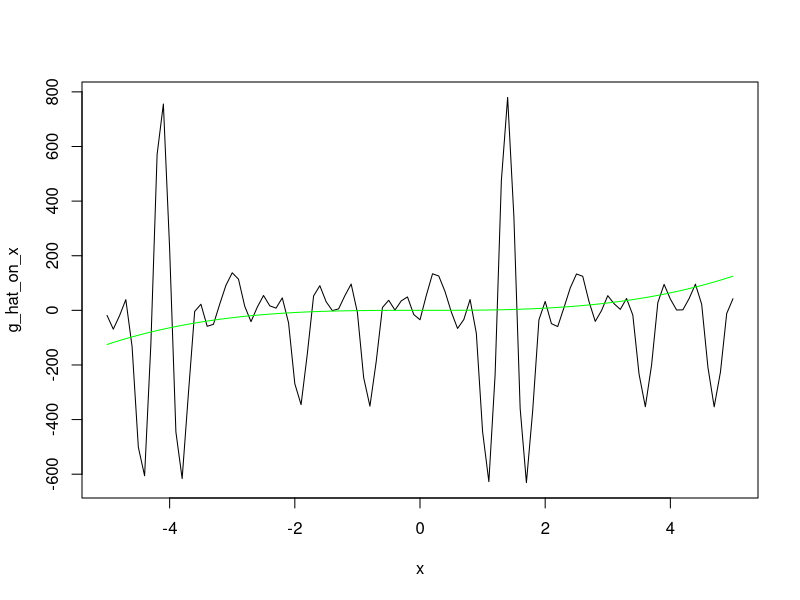
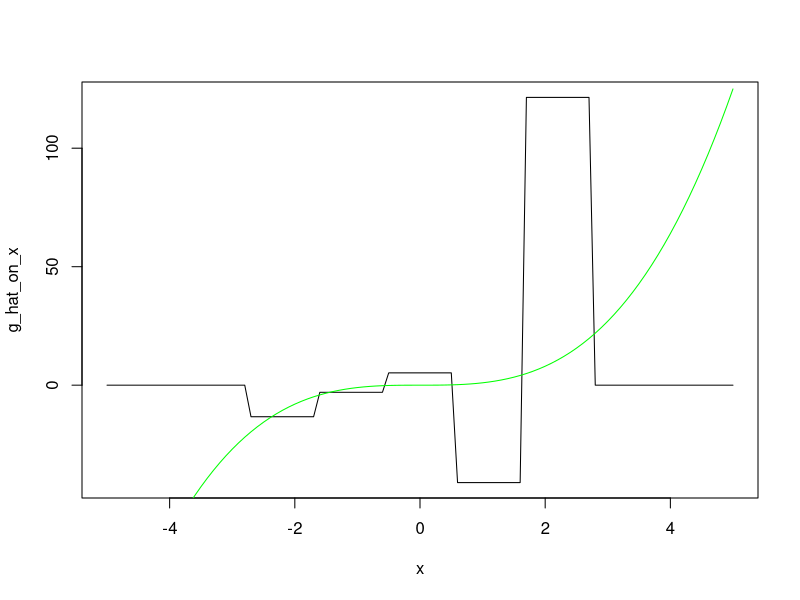

The R script that drew these images, in order:
#### Functions ####

# data generating function
g <- function(z){
  return (z**3)/sqrt(2)
}

# Fourier transform for the normal density
fourier_transform <- function(x){
  return(sqrt(2)*exp(0.5*x**2))
}

# Omega 
calcul_omega <- function(W,n){
  Omega = matrix(0, n, n)
  for (i in 1:n){
    for (j in 1:n){
      Omega[i,j] = fourier_transform(W[i]-W[j])/n**2
    }}
  return(Omega)}


# M
calcul_M <- function(g_test, gamma_hat, J, n, Z, Y, W, Omega, p_j, bool_P){
  M = 0
  for (i in 1:n){
    for (j in 1:n){
        M = M + (Y[i] - g_test(Z[i], J, p_j, gamma_hat, Z, bool_P))*(Y[j] - g_test(Z[j], J, p_j, gamma_hat, Z, bool_P))*Omega[i,j]}
    }
  return(M)
}

create_P <- function(J, n, Z, p_j, bool){
  if (bool == 0){
    P = matrix(0, J, n)
    for (j in 1:J){
      for (i in 1:n){
        P[j,i] = p_j(j, J, Z[i])
      }
    }}
  else{
    a = min(Z)
    b = max(Z)
    P = matrix(0, J, n)
    for (j in 1:J){
      for (i in 1:n){
        P[j,i] = basis_a_b(j, J, Z[i], a, b, p_j)
      }
    }}
  return(P)}

# Compute g_hat
g_hat <- function(z, J, p_j, gamma_hat, Z, bool_P){
  a = min(Z)
  b = max(Z)
  p_j_vector = rep(0, J)
  if (bool_P == 0){
    for (j in 1:J){
      p_j_vector[j] = p_j(j,J,z)
    }
  }
  else{
    for (j in 1:J){
      p_j_vector[j] = basis_a_b(j, J, z, a, b, p_j)
    }
  }
  return(sum(gamma_hat*p_j_vector))
}



#### Bases ####
p_j_trigo_0_1 <-function(j, J, z){
  a = 2*pi*j*z
  #print(a)
  if (j==1){
    return(1)
  }
  if (j%%2 == 0){
    cos_val = cos(a)
    return(sqrt(2)*cos_val)
  }
  else{
    sin_val = sin(a)
    return(sqrt(2)*sin_val)
  }
}

p_j_hist_0_1 <-function(j, J, z){
  l = length(z)
  if (l>1){
    res = rep(0, l)
    for (i in 1:l){
      if (z[i] >= (j - 1) / J && z[i] < j / J) {
        res[i] = sqrt(J)
      } else {
        res[i] = 0
      }
    }
  return(res)}
  else{
    if (z >= (j - 1) / J && z < j / J) {
      return(sqrt(J))
    } else{
      return(0)
    }
  }
}


# generalize for interval [a,b]
basis_a_b <-function(j, J, z, a, b, p_j_0_1){
  return(p_j_0_1(j,J,((z-a)/(b-a)))/sqrt(b-a))
}


#### Gamma program ####
estimation_gamma <- function(n, J, W, Z, Y, p_j, bool_P){
  #compute Omega
  Omega <- calcul_omega(W,n)
  
  #compute P
  P <- create_P(J,n,Z,p_j,bool_P)
  
  #compute gamma
  gamma_step = P%*%Omega%*%Y
  gamma_step_invert = P%*%Omega%*%t(P)
  gamma_hat = solve(gamma_step_invert)%*%gamma_step
}

#### Plot the function program ####
plot_function_true_est <- function(x, gamma_hat, p_j_hat, true_g, Z, bool_P){
  g_hat_on_x = rep(0, length(x))
  for (i in 1:length(x)){
    g_hat_on_x[i] <- g_hat(x[i], J, p_j_hat, gamma_hat, Z, bool_P)
  }
  g_on_x = g(x)
  plot(x, g_hat_on_x, type = 'l', col = 'black')
  lines(x, g_on_x, type = 'l', col = 'green')
  
}


#### Generate data ####
n = 100
W = rnorm(n, 0, 1)
V = rnorm(n, 0, 1)
rhoev = 0.5
rhowz = 0.9
beta = sqrt((rhoev**2)/(1 - rhoev**2))
Z = (beta*W + V)/sqrt(1+beta**2)

eta = rnorm(n, 0, 1)
a = sqrt((rhowz**2)/(1 - rhowz**2))
eps = (a*V + eta)/sqrt(1+beta**2)

Y = g(Z) + eps

#### Estimation #### 
# trigonometric basis
J = 15
gamma_hat <- estimation_gamma(n,J,W,Z,Y,p_j_trigo_0_1, 1)

x = seq(-5, 5, by = 0.1)
plot_function_true_est(x, gamma_hat, p_j_trigo_0_1, g, Z, 1)


#histogram basis
J = 5
gamma_hat <- estimation_gamma(n,J,W,Z,Y,p_j_hist_0_1, 1)

x = seq(-5, 5, by = 0.1)
plot_function_true_est(x, gamma_hat, p_j_hist_0_1, g, Z, 1)









